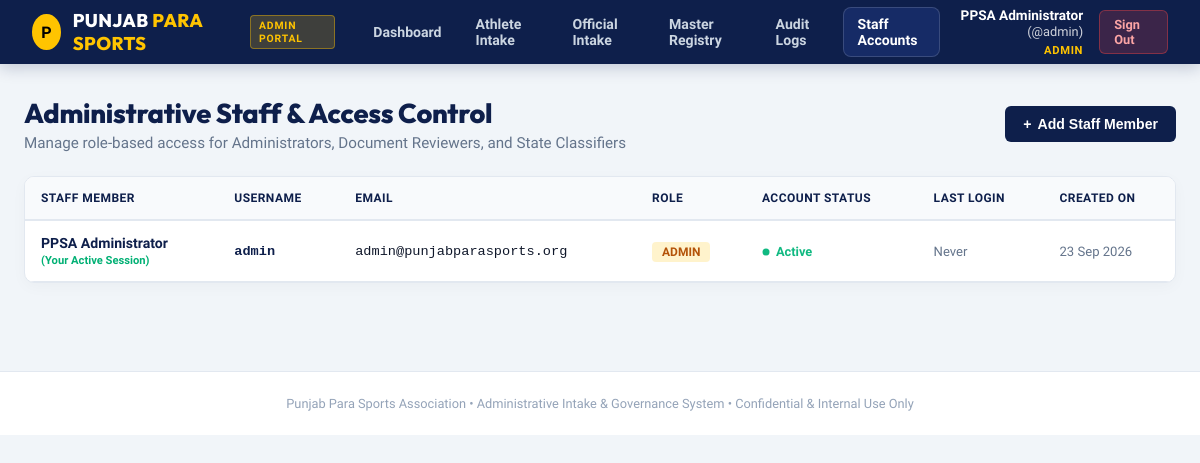
The page /admin/users.php (signed in) on the database its author committed.
### tables this page shows
CREATE TABLE IF NOT EXISTS `ppsa_users` (
    `id` INT AUTO_INCREMENT PRIMARY KEY,
    `username` VARCHAR(60) NOT NULL UNIQUE,
    `email` VARCHAR(120) NOT NULL,
    `password_hash` VARCHAR(255) NOT NULL,
    `full_name` VARCHAR(100) NOT NULL,
    `role` ENUM('admin', 'reviewer', 'classifier') NOT NULL DEFAULT 'reviewer',
    `is_active` TINYINT(1) NOT NULL DEFAULT 1,
    `last_login_at` DATETIME NULL,
    `created_at` TIMESTAMP DEFAULT CURRENT_TIMESTAMP,
    `updated_at` TIMESTAMP DEFAULT CURRENT_TIMESTAMP ON UPDATE CURRENT_TIMESTAMP,
    INDEX `idx_ppsa_user_username` (`username`),
    INDEX `idx_ppsa_user_role` (`role`, `is_active`)
);

### includes/auth.php (called while the page is built, shortened)
<?php
function isPpsaLoggedIn(): bool {
    return !empty($_SESSION['ppsa_user_id']);
}
function currentPpsaUser(): ?array {
    return [
        'id'        => (int)$_SESSION['ppsa_user_id'],
        'username'  => $_SESSION['ppsa_username'] ?? '',
        'email'     => $_SESSION['ppsa_user_email'] ?? '',
        'full_name' => $_SESSION['ppsa_user_name'] ?? 'PPSA Staff',
        'role'      => $_SESSION['ppsa_user_role'] ?? 'reviewer'
    ];
}

### admin/users.php (the view, shortened to what this page needs)
<?php
require_once __DIR__ . '/admin_header.php';
$isAdmin = ($currentUser['role'] === 'admin');
$users = [];
if ($db) {
    try {
        $users = $db->query("SELECT id, username, email, full_name, role, is_active, last_login_at, created_at FROM ppsa_users ORDER BY id ASC")->fetchAll();
    } catch (\Throwable $e) {
        $errorMsg = "Error fetching users: " . $e->getMessage();
    }
}
?>
<div class="admin-page-header">
  <div>
    <h1 class="admin-page-title">Administrative Staff & Access Control</h1>
    <div class="admin-page-subtitle">Manage role-based access for Administrators, Document Reviewers, and State Classifiers</div>
  </div>
  <?php if ($isAdmin): ?>
    <div>
      <button onclick="document.getElementById('createUserModal').style.display='flex';" style="background:var(--navy);color:#fff;border:none;font-weight:700;font-size:0.88rem;padding:10px 18px;border-radius:6px;cursor:pointer;display:inline-flex;align-items:center;gap:6px;">
        <span>+</span> Add Staff Member
      </button>
    </div>
  <?php endif; ?>
</div>
<div class="admin-card" style="padding:0;overflow:hidden;">
  <div style="overflow-x:auto;">
    <table style="width:100%;border-collapse:collapse;text-align:left;font-size:0.88rem;">
      <thead>
        <tr style="background:#F8FAFC;border-bottom:2px solid var(--border);color:var(--navy);font-weight:700;text-transform:uppercase;font-size:0.75rem;letter-spacing:0.04em;">
          <th style="padding:14px 16px;">Staff Member</th>
          <th style="padding:14px 16px;">Username</th>
          <th style="padding:14px 16px;">Email</th>
          <th style="padding:14px 16px;">Role</th>
          <th style="padding:14px 16px;">Account Status</th>
          <th style="padding:14px 16px;">Last Login</th>
          <th style="padding:14px 16px;">Created On</th>
        </tr>
      </thead>
      <tbody>
        <?php if (empty($users)): ?>
          <tr>
            <td colspan="7" style="padding:40px;text-align:center;color:var(--text-muted);">No staff records found.</td>
          </tr>
        <?php else: ?>
          <?php foreach ($users as $u): ?>
            <tr style="border-bottom:1px solid var(--border);">
              <td style="padding:14px 16px;">
                <div style="font-weight:700;color:var(--navy);"><?php echo htmlspecialchars($u['full_name']); ?></div>
                <?php if ($u['id'] == $currentUser['id']): ?>
                  <span style="font-size:0.7rem;color:#00B074;font-weight:700;">(Your Active Session)</span>
                <?php endif; ?>
              </td>
              <td style="padding:14px 16px;font-family:monospace;font-size:0.85rem;color:var(--navy);font-weight:700;">
                <?php echo htmlspecialchars($u['username'] ?? '—'); ?>
              </td>
              <td style="padding:14px 16px;font-family:monospace;font-size:0.85rem;color:var(--text);"><?php echo htmlspecialchars($u['email']); ?></td>
              <td style="padding:14px 16px;">
                <?php
                  $roleColors = [
                    'admin'      => ['bg' => 'rgba(255, 196, 0, 0.2)', 'color' => '#B45309'],
                    'reviewer'   => ['bg' => '#EFF6FF', 'color' => '#2563EB'],
                    'classifier' => ['bg' => '#E6FBF2', 'color' => '#00B074'],
                  ];
                  $rc = $roleColors[$u['role']] ?? ['bg' => '#F1F5F9', 'color' => '#475569'];
                ?>
                <span style="background:<?php echo $rc['bg']; ?>;color:<?php echo $rc['color']; ?>;font-weight:800;font-size:0.75rem;padding:3px 10px;border-radius:4px;text-transform:uppercase;">
                  <?php echo htmlspecialchars($u['role']); ?>
                </span>
              </td>
              <td style="padding:14px 16px;">
                <?php if (!empty($u['is_active'])): ?>
                  <span style="color:#10B981;font-weight:700;font-size:0.8rem;display:inline-flex;align-items:center;gap:6px;">
                    <svg width="8" height="8" viewBox="0 0 8 8"><circle cx="4" cy="4" r="3.5" fill="#10B981"/></svg> Active
                  </span>
                <?php else: ?>
                  <span style="color:#EF4444;font-weight:700;font-size:0.8rem;display:inline-flex;align-items:center;gap:6px;">
                    <svg width="8" height="8" viewBox="0 0 8 8"><circle cx="4" cy="4" r="3.5" fill="#EF4444"/></svg> Inactive
                  </span>
                <?php endif; ?>
              </td>
              <td style="padding:14px 16px;color:var(--text-muted);font-size:0.82rem;">
                <?php echo $u['last_login_at'] ? date('d M Y, h:i A', strtotime($u['last_login_at'])) : 'Never'; ?>
              </td>
              <td style="padding:14px 16px;color:var(--text-muted);font-size:0.82rem;">
                <?php echo date('d M Y', strtotime($u['created_at'])); ?>
              </td>
            </tr>
          <?php endforeach; ?>
        <?php endif; ?>
      </tbody>
    </table>
  </div>
</div>
<?php require_once __DIR__ . '/admin_footer.php'; ?>

### admin/admin_header.php (shortened to what this page needs)
<?php
require_once __DIR__ . '/../includes/auth.php';
$currentUser = currentPpsaUser();
$currentPage = basename($_SERVER['PHP_SELF']);
?>
<!DOCTYPE html>
<html lang="en">
<head>
</head>
<body>
<nav class="admin-navbar">
  <div style="display:flex;align-items:center;gap:24px;">
    <a href="dashboard.php" class="admin-brand">
      <div style="width:36px;height:36px;background:var(--gold);border-radius:50%;display:flex;align-items:center;justify-content:center;color:#000;font-weight:900;font-size:16px;">P</div>
      <div>
        <div class="admin-brand-title">PUNJAB <span>PARA SPORTS</span></div>
      </div>
      <span class="admin-brand-badge">ADMIN PORTAL</span>
    </a>
    <ul class="admin-menu">
      <li><a href="dashboard.php" class="admin-menu-link <?php echo $currentPage === 'dashboard.php' ? 'active' : ''; ?>">Dashboard</a></li>
      <li>
        <a href="registrations.php" class="admin-menu-link <?php echo in_array($currentPage, ['registrations.php', 'athlete-details.php']) ? 'active' : ''; ?>">
          Athlete Intake
        </a>
      </li>
      <li>
        <a href="officials.php" class="admin-menu-link <?php echo in_array($currentPage, ['officials.php', 'official-details.php']) ? 'active' : ''; ?>">
          Official Intake
        </a>
      </li>
      <li><a href="athletes.php" class="admin-menu-link <?php echo in_array($currentPage, ['athletes.php', 'master-officials.php', 'master_officials.php']) ? 'active' : ''; ?>">Master Registry</a></li>
      <li><a href="audit-logs.php" class="admin-menu-link <?php echo $currentPage === 'audit-logs.php' ? 'active' : ''; ?>">Audit Logs</a></li>
      <li><a href="users.php" class="admin-menu-link <?php echo $currentPage === 'users.php' ? 'active' : ''; ?>">Staff Accounts</a></li>
    </ul>
  </div>
  <div class="admin-user-block">
    <div class="user-info">
      <span class="user-name"><?php echo htmlspecialchars($currentUser['full_name']); ?><?php if (!empty($currentUser['username'])): ?> <span style="font-weight:400;opacity:0.8;font-size:0.8rem;">(@<?php echo htmlspecialchars($currentUser['username']); ?>)</span><?php endif; ?></span>
      <span class="user-role"><?php echo htmlspecialchars($currentUser['role']); ?></span>
    </div>
    <a href="logout.php" class="btn-logout">Sign Out</a>
  </div>
</nav>
<div class="admin-layout">

### admin/admin_footer.php
</div>
<footer style="text-align:center;padding:24px;color:#94A3B8;font-size:0.8rem;border-top:1px solid #E2E8F0;background:#ffffff;">
  Punjab Para Sports Association &bull; Administrative Intake & Governance System &bull; Confidential & Internal Use Only
</footer>
</body>
</html>

### admin/admin_header.php (style rules this page uses)
:root { --navy: #0E1F4B; --navy-dark: #081B4B; --navy-light: #162B66; --gold: #FFC400; --green: #00B074; --green-dark: #008f5d; --danger: #EF4444; --warning: #F59E0B; --surface: #F8FAFC; --border: #E2E8F0; --text: #0F172A; --text-muted: #64748B; --radius: 10px; }
* { box-sizing: border-box; margin: 0; padding: 0; }
body { font-family: 'Plus Jakarta Sans', sans-serif; background: #F1F5F9; color: var(--text); min-height: 100vh; }
.admin-navbar { background: var(--navy); color: #fff; padding: 0 2rem; height: 64px; display: flex; align-items: center; justify-content: space-between; box-shadow: 0 4px 15px rgba(8, 27, 75, 0.2); position: sticky; top: 0; z-index: 1000; }
.admin-brand { display: flex; align-items: center; gap: 12px; text-decoration: none; color: #fff; }
.admin-brand-title { font-family: 'Outfit', sans-serif; font-weight: 800; font-size: 1.15rem; letter-spacing: 0.02em; }
.admin-brand-title span { color: var(--gold); }
.admin-brand-badge { font-size: 0.65rem; font-weight: 800; padding: 3px 8px; border-radius: 4px; background: rgba(255, 196, 0, 0.2); color: var(--gold); border: 1px solid rgba(255, 196, 0, 0.4); letter-spacing: 0.08em; text-transform: uppercase; }
.admin-menu { display: flex; align-items: center; gap: 6px; list-style: none; }
.admin-menu-link { display: inline-flex; align-items: center; gap: 6px; color: #CBD5E1; text-decoration: none; font-size: 0.88rem; font-weight: 600; padding: 8px 14px; border-radius: 8px; transition: all 0.2s ease; }
.admin-menu-link:hover, .admin-menu-link.active { color: #fff; background: rgba(255, 255, 255, 0.12); }
.admin-menu-link.active { background: var(--navy-light); border: 1px solid rgba(255, 255, 255, 0.15); }
.admin-user-block { display: flex; align-items: center; gap: 16px; }
.user-info { text-align: right; }
.user-name { font-size: 0.85rem; font-weight: 700; color: #fff; display: block; }
.user-role { font-size: 0.7rem; color: var(--gold); text-transform: uppercase; font-weight: 700; letter-spacing: 0.06em; }
.btn-logout { background: rgba(239, 68, 68, 0.2); border: 1px solid rgba(239, 68, 68, 0.4); color: #FCA5A5; font-weight: 700; font-size: 0.8rem; padding: 6px 14px; border-radius: 6px; text-decoration: none; transition: all 0.2s ease; }
.admin-layout { max-width: 1400px; margin: 0 auto; padding: 2rem 1.5rem 4rem; }
.admin-page-header { display: flex; align-items: center; justify-content: space-between; margin-bottom: 24px; }
.admin-page-title { font-family: 'Outfit', sans-serif; font-size: 1.7rem; font-weight: 800; color: var(--navy); letter-spacing: -0.01em; }
.admin-page-subtitle { color: var(--text-muted); font-size: 0.95rem; margin-top: 4px; }
.admin-card { background: #ffffff; border-radius: var(--radius); border: 1px solid var(--border); box-shadow: 0 4px 15px rgba(0,0,0,0.03); padding: 24px; margin-bottom: 24px; }

### rows shown on the page
ppsa_users: full_name "PPSA Administrator", shows "(Your Active Session)", username "admin", email "admin@punjabparasports.org", role "ADMIN", is_active 1 (drawn), shows "Never", created_at "23 Sep 2026"

### other values the page prints
$currentUser['full_name'] "PPSA Administrator"
$currentUser['username'] "admin"
$currentUser['role'] "ADMIN"
